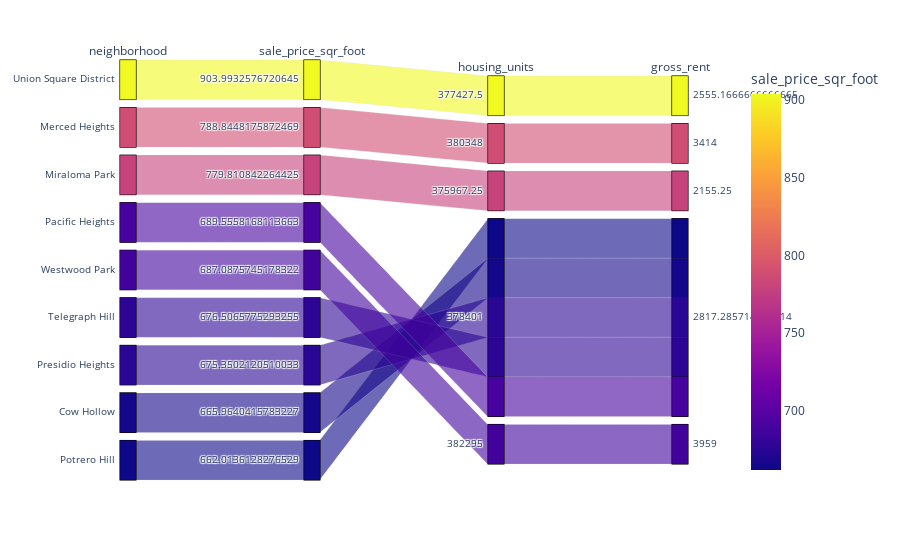

The cell this chart's notebook holds for it:
### Code cell
def parallel_categories():
    """Parallel Categories Plot."""
    
    # YOUR CODE HERE!
    
high_price_df_reset = high_price_df.reset_index()

px.parallel_categories(high_price_df_reset, color = 'sale_price_sqr_foot')

### Figure 1 — Plotly figure (JSON) as saved in the notebook; plotly's stock layout.template omitted (floating-point values rounded to 4 significant figures)
{"data": [{"dimensions": [{"label": "neighborhood", "values": ["Union Square District", "Merced Heights", "Miraloma Park", "Pacific Heights", "Westwood Park", "Telegraph Hill", "Presidio Heights", "Cow Hollow", "Potrero Hill"]}, {"label": "sale_price_sqr_foot", "values": [904.0, 788.8, 779.8, 689.6, 687.1, 676.5, 675.4, 666.0, 662.0]}, {"label": "housing_units", "values": [377400.0, 380348, 376000.0, 378401, 382295, 378401, 378401, 378401, 378401]}, {"label": "gross_rent", "values": [2555.0, 3414, 2155.0, 2817.0, 3959, 2817.0, 2817.0, 2817.0, 2817.0]}], "domain": {"x": [0, 1], "y": [0, 1]}, "line": {"color": [904.0, 788.8, 779.8, 689.6, 687.1, 676.5, 675.4, 666.0, 662.0], "coloraxis": "coloraxis"}, "name": "", "type": "parcats"}], "layout": {"autosize": true, "coloraxis": {"colorbar": {"title": {"text": "sale_price_sqr_foot"}}, "colorscale": [[0, "#0d0887"], [0.1111, "#46039f"], [0.2222, "#7201a8"], [0.3333, "#9c179e"], [0.4444, "#bd3786"], [0.5556, "#d8576b"], [0.6667, "#ed7953"], [0.7778, "#fb9f3a"], [0.8889, "#fdca26"], [1, "#f0f921"]]}, "legend": {"tracegroupgap": 0}, "margin": {"t": 60}}}
